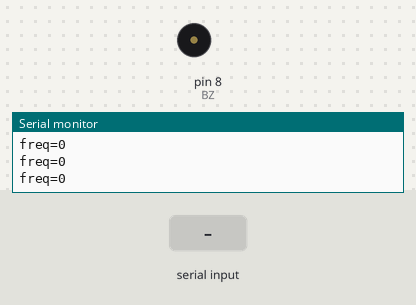
Recording of a sketch running on a simulated Arduino Uno, built with avr-gcc and run on an emulated ATmega328P. Shown: buzzer (waves = sounding), the last lines printed to the serial monitor. The inputs (shaded band) are chosen by the test bench.

Above: at 1.2 s.
1.3 s: "tone 440\n" received over Serial
At 2.0 s:
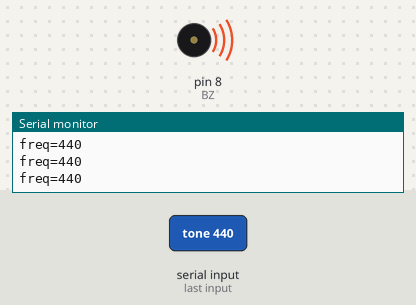
2.9 s: "tone 90\n" received over Serial
At 3.7 s:
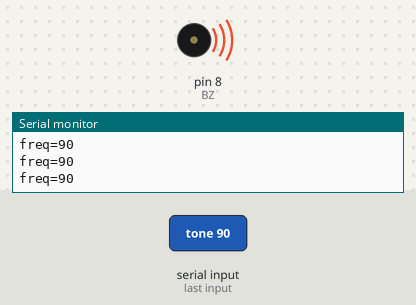
Timing chart, 0 to 5.9 s (numbered marks = the images above; inputs shaded):
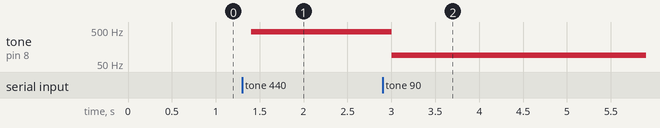

The sketch:

buzzer_passive.ino
```cpp
// Passive buzzer on D8. Send "tone 440" or "stop".
const int BZ = 8;
int freq = 0;

void setup() {
  Serial.begin(115200);
}

void loop() {
  if (Serial.available()) {
    String c = Serial.readStringUntil('\n');
    c.trim();
    if (c.startsWith("tone ")) freq = c.substring(5).toInt();
    if (c == "stop") freq = 0;
    if (freq > 0) tone(BZ, freq); else noTone(BZ);
  }
  Serial.print("freq=");
  Serial.println(freq);
  delay(200);
}
```

Measured:
- after the input at 1.3 s, tone on pin 8 (BZ): silent → 440 Hz after 0.10 s
- after the input at 2.9 s, tone on pin 8 (BZ): 440 Hz → 90 Hz after 0.10 s
